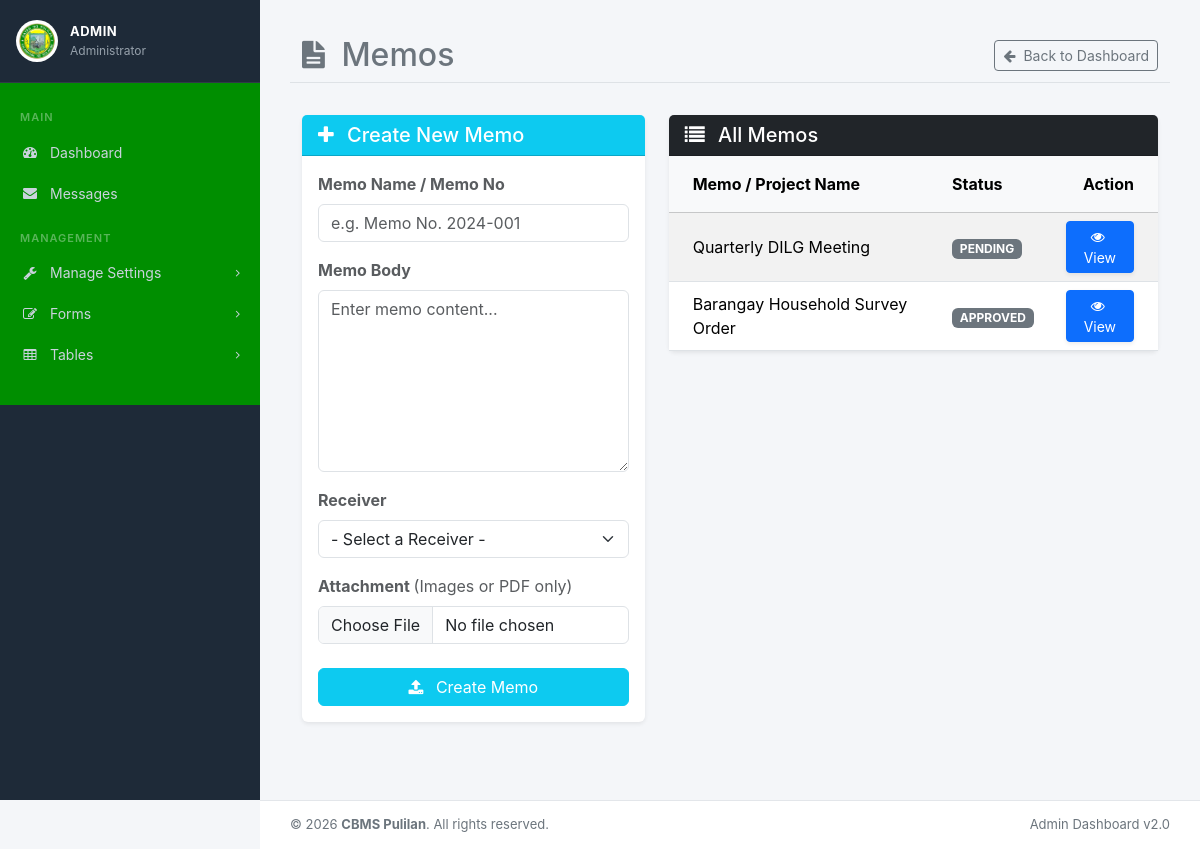
Before: /admin/adminmemo.php (signed in) with the older database file.
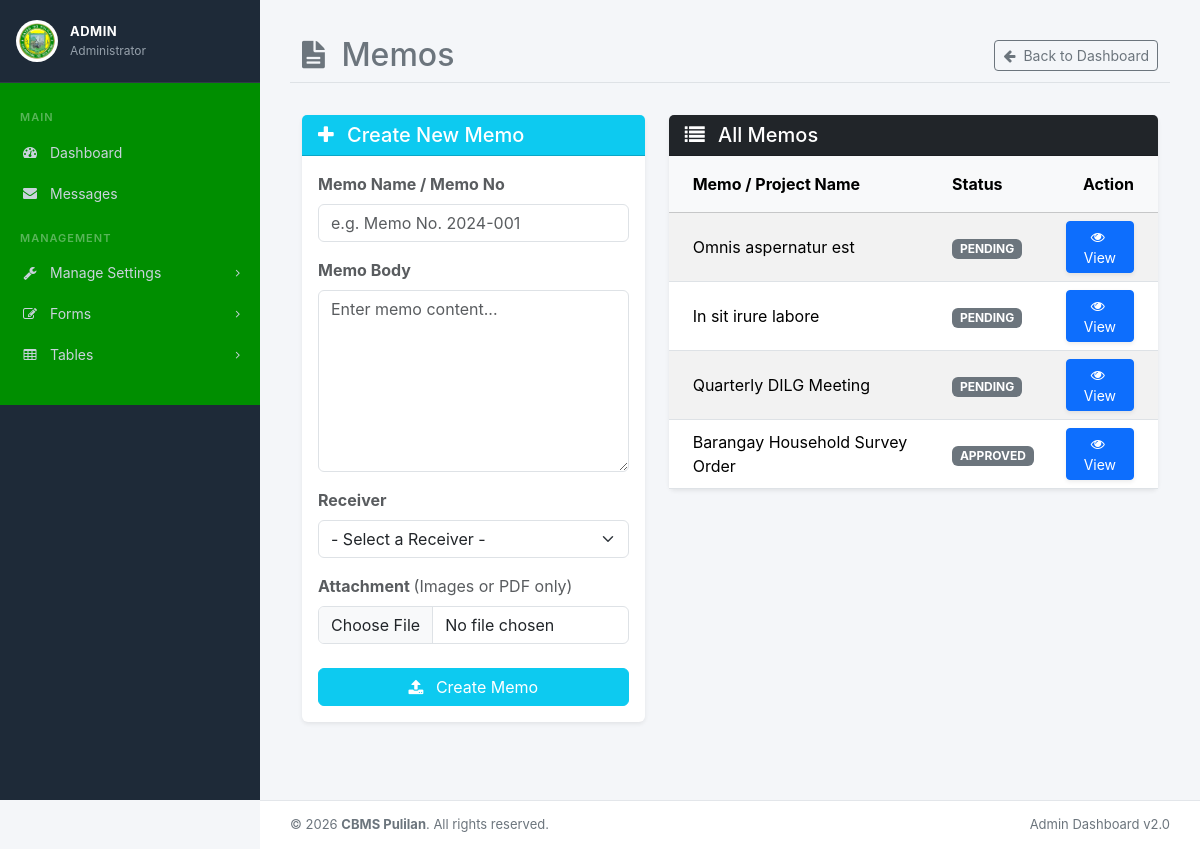
After: the same page with the newer database file.
### tables this page shows
CREATE TABLE IF NOT EXISTS `memo` (
  `memo_id` int NOT NULL AUTO_INCREMENT,
  `project_name` text NOT NULL,
  `project_description` text NOT NULL,
  `picture` varchar(255) DEFAULT NULL,
  `memo_date` date NOT NULL,
  `receiver` text NOT NULL,
  `memo_status` varchar(100) NOT NULL DEFAULT 'PENDING',
  `notification_status` varchar(100) NOT NULL DEFAULT 'UNSEEN',
  PRIMARY KEY (`memo_id`)
);

### admin/adminmemo.php (the view, shortened to what this page needs)
<?php
include('navbar.php');
?>
<div class="container-fluid">
    <div class="row mb-3">
        <div class="col-12 d-flex justify-content-between align-items-center mt-3 mb-3 border-bottom pb-2">
            <h2 class="text-secondary mb-0">
                <i class="fa fa-file-text me-2"></i> Memos
            </h2>
            <a href="index.php" class="btn btn-sm btn-outline-secondary">
                <i class="fa fa-arrow-left me-1"></i> Back to Dashboard
            </a>
        </div>
    </div>
    <div class="row g-4">
        <div class="col-lg-5">
            <div class="card shadow-sm border-0">
                <div class="card-header bg-info text-white">
                    <h5 class="card-title mb-0"><i class="fa fa-plus me-2"></i> Create New Memo</h5>
                </div>
                <div class="card-body">
                    <form method="POST" action="../achievment/create_memo.php" enctype="multipart/form-data">
                        <div class="mb-3">
                            <label class="form-label fw-bold text-muted">Memo Name / Memo No</label>
                            <input type="text" name="memo" class="form-control" placeholder="e.g. Memo No. 2024-001" required>
                        </div>
                        <div class="mb-3">
                            <label class="form-label fw-bold text-muted">Memo Body</label>
                            <textarea name="memo_body" class="form-control" placeholder="Enter memo content..." rows="7" required></textarea>
                        </div>
                        <div class="mb-3">
                            <label for="receiver" class="form-label fw-bold text-muted">Receiver</label>
                            <select name="receiver" id="receiver" class="form-select" required>
                                <option value="" disabled selected>- Select a Receiver -</option>
                            </select>
                        </div>
                        <div class="mb-4">
                            <label for="picture" class="form-label fw-bold text-muted">Attachment <span class="text-muted fw-normal">(Images or PDF only)</span></label>
                            <input type="file" name="picture" id="picture" class="form-control" accept="image/*,application/pdf">
                        </div>
                        <button type="submit" name="send_memo" class="btn btn-info text-white w-100">
                            <i class="fa fa-upload me-2"></i> Create Memo
                        </button>
                    </form>
                </div>
            </div>
        </div>
        <div class="col-lg-7">
            <div class="card shadow-sm border-0">
                <div class="card-header bg-dark text-white">
                    <h5 class="card-title mb-0"><i class="fa fa-list me-2"></i> All Memos</h5>
                </div>
                <div class="card-body p-0">
                    <div class="table-responsive">
                        <table class="table table-hover table-striped mb-0">
                            <thead class="table-light">
                                <tr>
                                    <th class="px-4 py-3">Memo / Project Name</th>
                                    <th class="py-3">Status</th>
                                    <th class="text-end px-4 py-3">Action</th>
                                </tr>
                            </thead>
                            <tbody>
                                <?php
                                    $view_memo_query = mysqli_query($connection, "SELECT * FROM memo ORDER BY memo_id DESC");
                                    $memo_count = $view_memo_query ? mysqli_num_rows($view_memo_query) : 0;
                                    if ($memo_count > 0) {
                                        while ($view_m = mysqli_fetch_array($view_memo_query)):
                                ?>
                                <tr>
                                    <td class="align-middle px-4"><?php echo htmlspecialchars($view_m['project_name'] ?? ''); ?></td>
                                    <td class="align-middle">
                                        <span class="badge bg-secondary"><?php echo htmlspecialchars($view_m['memo_status'] ?? ''); ?></span>
                                    </td>
                                    <td class="text-end align-middle px-4">
                                        <a href="memo.php?view=<?php echo htmlspecialchars($view_m['memo_id']); ?>" class="btn btn-sm btn-primary shadow-sm">
                                            <i class="fa fa-eye me-1"></i> View
                                        </a>
                                    </td>
                                </tr>
                                <?php endwhile; } ?>
                            </tbody>
                        </table>
                    </div>
                </div>
            </div>
        </div>
    </div>
</div>

Changed rows visible on the page:
added memo: project_name "Omnis aspernatur est", memo_status "PENDING"
added memo: project_name "In sit irure labore", memo_status "PENDING"
